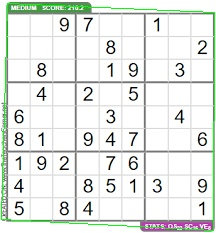
#> input picture assets/failedImg.jpg, 216 x 233 px, given in place of the camera
$ python grid.py
#> lines starting #> are read from the running program, lines starting #| are printed output that depends on the picture
# HOW TO USE
# Use this with a printed SUDOKU Grid
# Press ESC key to Exit
import cv2
import numpy as np

ratio2 = 3
kernel_size = 3
lowThreshold = 30

cv2.namedWindow("SUDOKU Solver")
vc = cv2.VideoCapture(0)
if vc.isOpened(): # try to get the first frame
    rval, frame = vc.read()
#> frame is the input picture: shape (233, 216, 3); mean B, G, R 229.2, 233.3, 229.3
else:
    rval = False
while rval:
# Preprocess image, convert from RGB to Gray
  sudoku1 = cv2.cvtColor(frame, cv2.COLOR_BGR2GRAY)
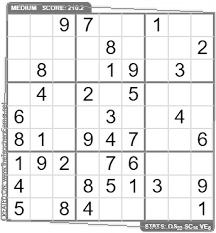
#> sudoku1: shape (233, 216); min 0, max 255, mean 231.6
  sudoku1 = cv2.blur(sudoku1, (3,3))
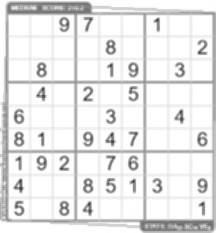
#> sudoku1: shape (233, 216); min 57, max 255, mean 231.5
  # Apply Canny edge detection
  edges = cv2.Canny(sudoku1, lowThreshold, lowThreshold*ratio2, kernel_size)
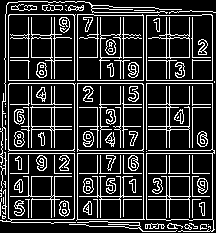
#> edges: shape (233, 216); 19.3% white in thin lines or dots
  # Apply Hough Line Transform, return a list of rho and theta
  lines = cv2.HoughLines(edges, 2, np.pi /180, 300, 0, 0)
#> lines = None
  if (lines is not None):
      lines = lines[0]
      lines = sorted(lines, key=lambda line:line[0])
      # Define the position of horizontal and vertical line
      pos_hori = 0
      pos_vert = 0
      # Create a list to store new bundle of lines
      New_lines = []
      # Store intersection points
      Points = []
      for rho,theta in lines:
        a = np.cos(theta)
        b = np.sin(theta)
        x0 = a*rho
        y0 = b*rho
        x1 = int(x0 + 1000*(-b))
        y1 = int(y0 + 1000*(a))
        x2 = int(x0 - 1000*(-b))
        y2 = int(y0 - 1000*(a))
        # If b > 0.5, the angle must be greater than 45 degree
        # so we consider that line as a vertical line
        if (b>0.5):

        # Check the position
          if(rho-pos_hori>10):
            # Update the position
            pos_hori=rho
            # Saving new line, 0 is horizontal line, 1 is vertical line
            New_lines.append([rho,theta, 0])
        else:
          if(rho-pos_vert>10):

            pos_vert=rho
            New_lines.append([rho,theta, 1])
      for i in range(len(New_lines)):
          if(New_lines[i][2] == 0):
              for j in range(len(New_lines)):
                  if (New_lines[j][2]==1):
                      theta1=New_lines[i][1]
                      theta2=New_lines[j][1]
                      p1=New_lines[i][0]
                      p2=New_lines[j][0]
                      xy = np.array([[np.cos(theta1), np.sin(theta1)], [np.cos(theta2), np.sin(theta2)]])
                      p = np.array([p1,p2])
                      res = np.linalg.solve(xy, p)
                      Points.append(res)
      if(len(Points)==100):
          sudoku1 = cv2.adaptiveThreshold(sudoku1, 255, cv2.ADAPTIVE_THRESH_GAUSSIAN_C,cv2.THRESH_BINARY_INV, 101, 1)
          for i in range(0,9):
              for j in range(0,9):
                  y1=int(Points[j+i*10][1]+5)
                  y2=int(Points[j+i*10+11][1]-5)
                  x1=int(Points[j+i*10][0]+5)
                  x2=int(Points[j+i*10+11][0]-5)
                  # Saving extracted block for training, uncomment for saving digit blocks
                  # cv2.imwrite(str((i+1)*(j+1))+".jpg", sudoku1[y1: y2,
                  #                                            x1: x2])
                  cv2.rectangle(frame,(x1,y1),
                                (x2, y2),(0,255,0),2)
  # Show the result
  cv2.imshow("SUDOKU Solver", frame)
  rval, frame = vc.read()
  key = cv2.waitKey(20)
#> (key Esc is pressed here)
  if key == 27: # exit on ESC
    break
vc.release()
cv2.destroyAllWindows()
